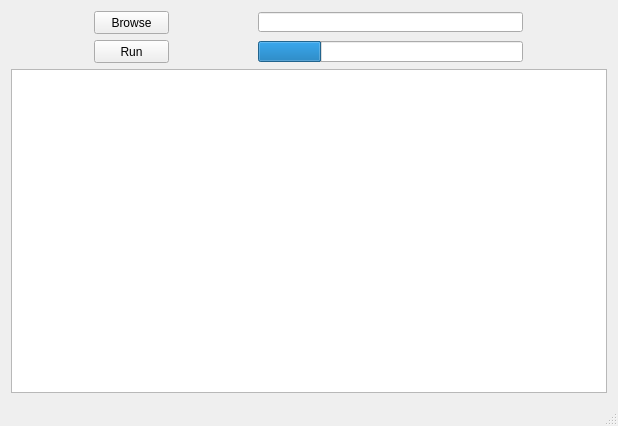
<?xml version="1.0" encoding="UTF-8"?>
<ui version="4.0">
 <class>MainWindow</class>
 <widget class="QMainWindow" name="MainWindow">
  <property name="enabled">
   <bool>true</bool>
  </property>
  <property name="geometry">
   <rect>
    <x>0</x>
    <y>0</y>
    <width>618</width>
    <height>426</height>
   </rect>
  </property>
  <property name="minimumSize">
   <size>
    <width>366</width>
    <height>92</height>
   </size>
  </property>
  <property name="windowTitle">
   <string>MapGenerator</string>
  </property>
  <widget class="QWidget" name="centralWidget">
   <layout class="QGridLayout" name="gridLayout_2">
    <item row="2" column="0">
     <widget class="QGraphicsView" name="graphicsView"/>
    </item>
    <item row="1" column="0">
     <layout class="QGridLayout" name="gridLayout">
      <property name="sizeConstraint">
       <enum>QLayout::SetDefaultConstraint</enum>
      </property>
      <item row="3" column="1">
       <widget class="QProgressBar" name="runProgressBar">
        <property name="minimumSize">
         <size>
          <width>265</width>
          <height>21</height>
         </size>
        </property>
        <property name="maximumSize">
         <size>
          <width>265</width>
          <height>21</height>
         </size>
        </property>
        <property name="value">
         <number>24</number>
        </property>
        <property name="textVisible">
         <bool>false</bool>
        </property>
       </widget>
      </item>
      <item row="3" column="0">
       <widget class="QPushButton" name="runButton">
        <property name="minimumSize">
         <size>
          <width>75</width>
          <height>23</height>
         </size>
        </property>
        <property name="maximumSize">
         <size>
          <width>75</width>
          <height>23</height>
         </size>
        </property>
        <property name="text">
         <string>Run</string>
        </property>
       </widget>
      </item>
      <item row="2" column="1">
       <widget class="QLineEdit" name="browseLineEdit">
        <property name="minimumSize">
         <size>
          <width>265</width>
          <height>20</height>
         </size>
        </property>
        <property name="maximumSize">
         <size>
          <width>265</width>
          <height>20</height>
         </size>
        </property>
        <property name="layoutDirection">
         <enum>Qt::LeftToRight</enum>
        </property>
       </widget>
      </item>
      <item row="2" column="0">
       <widget class="QPushButton" name="browseButton">
        <property name="minimumSize">
         <size>
          <width>75</width>
          <height>23</height>
         </size>
        </property>
        <property name="maximumSize">
         <size>
          <width>75</width>
          <height>23</height>
         </size>
        </property>
        <property name="text">
         <string>Browse</string>
        </property>
       </widget>
      </item>
     </layout>
    </item>
   </layout>
  </widget>
  <widget class="QStatusBar" name="statusBar"/>
 </widget>
 <layoutdefault spacing="6" margin="11"/>
 <resources/>
 <connections/>
</ui>
